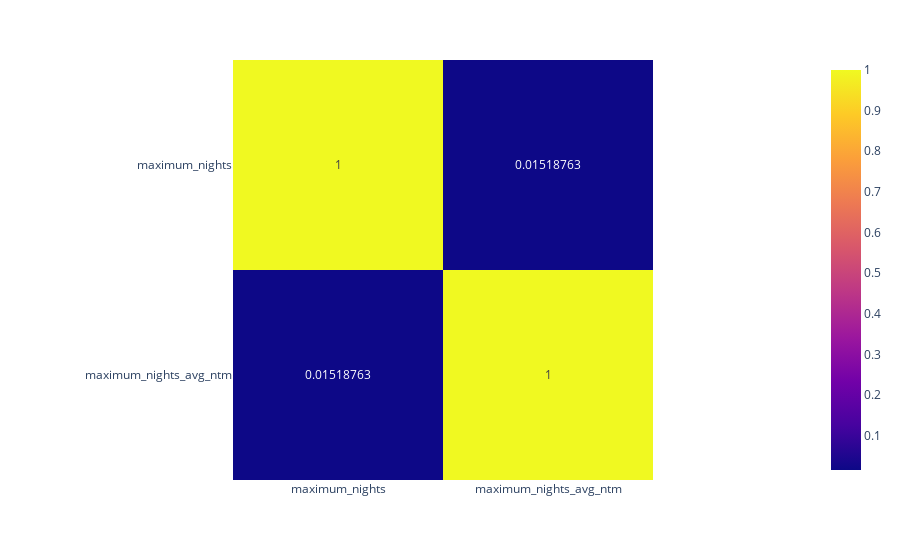

The notebook cell saved with this chart:
### Markdown cell above
It appears there's something going on because of datatypes. Let's try to fix that up:

### Code cell
corrmat = df_listings[['maximum_nights', 'maximum_nights_avg_ntm']].astype('int').corr()

fig = px.imshow(corrmat, 
            text_auto=True
            );
fig.show()

### Figure 1 — Plotly figure (JSON) as saved in the notebook; plotly's stock layout.template omitted (floating-point values rounded to 4 significant figures)
{"data": [{"coloraxis": "coloraxis", "hovertemplate": "x: %{x}<br>y: %{y}<br>color: %{z}<extra></extra>", "name": "0", "texttemplate": "%{z}", "type": "heatmap", "x": ["maximum_nights", "maximum_nights_avg_ntm"], "xaxis": "x", "y": ["maximum_nights", "maximum_nights_avg_ntm"], "yaxis": "y", "z": [[1, 0.01519], [0.01519, 1]]}], "layout": {"coloraxis": {"colorscale": [[0, "#0d0887"], [0.1111, "#46039f"], [0.2222, "#7201a8"], [0.3333, "#9c179e"], [0.4444, "#bd3786"], [0.5556, "#d8576b"], [0.6667, "#ed7953"], [0.7778, "#fb9f3a"], [0.8889, "#fdca26"], [1, "#f0f921"]]}, "margin": {"t": 60}, "xaxis": {"anchor": "y", "constrain": "domain", "domain": [0, 1], "scaleanchor": "y"}, "yaxis": {"anchor": "x", "autorange": "reversed", "constrain": "domain", "domain": [0, 1]}}}
